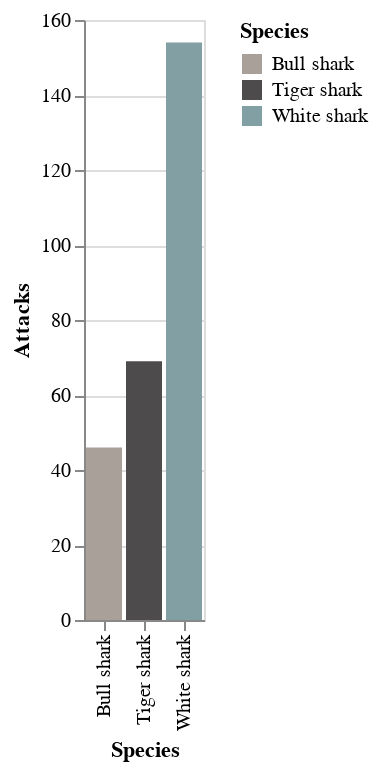

Notebook code for this chart:
### Markdown cell above
## Shark Attacks by Species

When most poeple think of a shark attack, they picture a great white shark - but is this consistent with what the data shows? We can break down the data by species to find out.

The data contains a lot of inconsistent species information, with some more obscure shark types only having a few recorded attacks, and some recordings only specifying the size of the shark instead of the species. After looking at the data, 3 species in particular appear to be the most common attackers, so we will focus on those specifically.

### Code cell
attacks.rename(columns = {'Species ': 'Species'}, inplace = True)


shark_species = attacks.value_counts('Species')

shark_species = shark_species.to_frame(name = 'Attacks').reset_index()

shark_species = shark_species.head(3)
species_chart = alt.Chart(shark_species).mark_bar().encode(
    x = 'Species',
    y = 'Attacks',
    color = 'Species'
).configure_range(
    category={'scheme': color_scheme}
)


species_chart

### Figure 1 — Vega-Lite specification as saved in the notebook (floating-point values rounded to 4 significant figures)
{"config": {"view": {"continuousWidth": 300, "continuousHeight": 300}, "range": {"category": {"scheme": ["#e9dfd7", "#c3b8af", "#595959", "#423d3e", "#97bfc5", "#799ba0"]}}}, "data": {"name": "data-1a24d224f38a51ffc0d06c391b798254"}, "mark": {"type": "bar"}, "encoding": {"color": {"field": "Species", "type": "nominal"}, "x": {"field": "Species", "type": "nominal"}, "y": {"field": "Attacks", "type": "quantitative"}}, "$schema": "https://vega.github.io/schema/vega-lite/v5.14.1.json", "datasets": {"data-1a24d224f38a51ffc0d06c391b798254": [{"Species": "White shark", "Attacks": 154}, {"Species": "Tiger shark", "Attacks": 69}, {"Species": "Bull shark", "Attacks": 46}]}}
